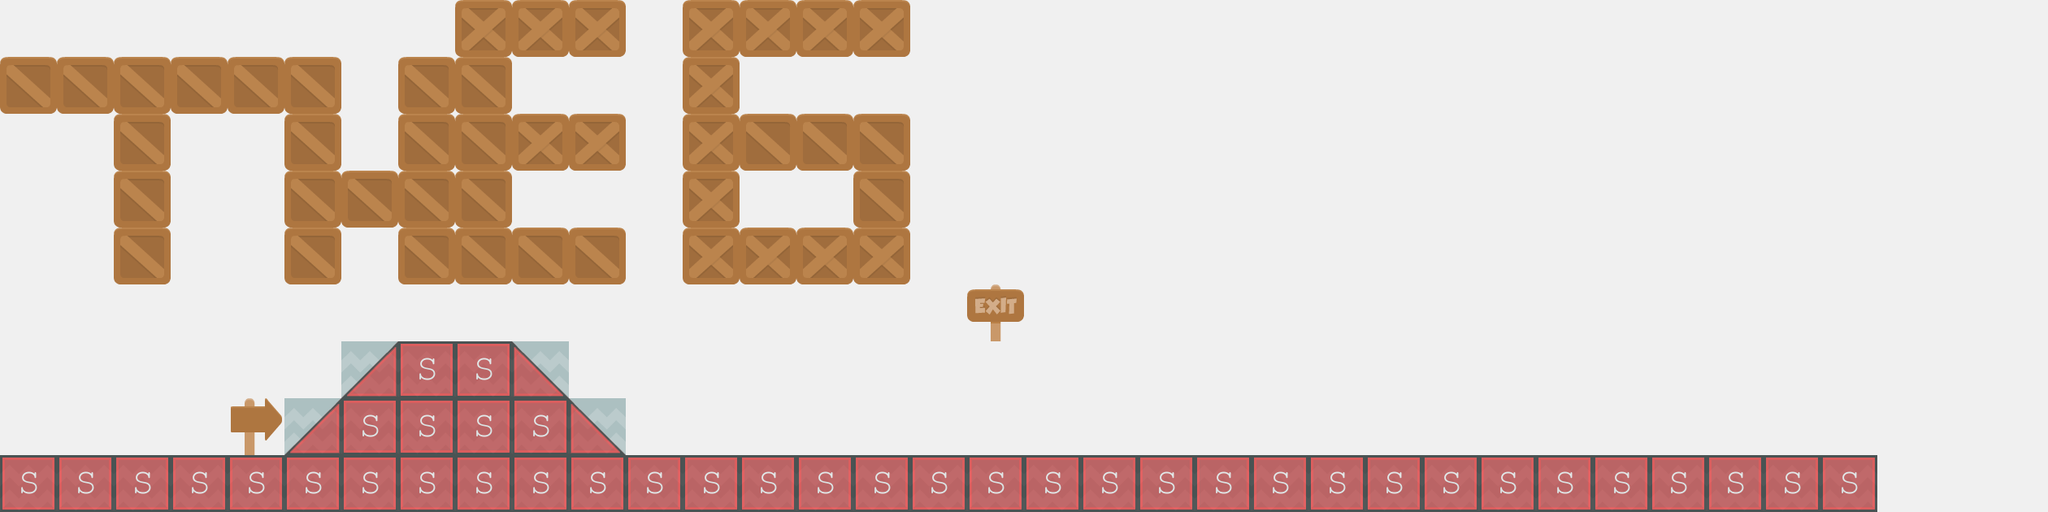

Below is a game level as drawn by its tile map, then a one-line description and the .tmx that defines it (tile-layer data replaced by summaries):
An orthogonal 36x9 tile map with 70x70 px tiles, 2 tile layers (background 1, collision), 2 tilesets and 2 objects (EnemyBase, PlayerBase).

<map version="1.0" orientation="orthogonal" renderorder="right-down" width="36" height="9" tilewidth="70" tileheight="70" backgroundcolor="#f0f0f0">
 <tileset firstgid="1" name="background-tiles" tilewidth="70" tileheight="70">
  <image source="../img/background-tiles.png" width="910" height="910" />
 </tileset>
 <tileset firstgid="170" name="meta-tiles" tilewidth="70" tileheight="70">
  <image source="../img/meta-tiles.png" width="350" height="70" />
  <tile id="1">
   <properties>
    <property name="type" value="lslope" />
   </properties>
  </tile>
  <tile id="3">
   <properties>
    <property name="type" value="rslope" />
   </properties>
  </tile>
  <tile id="4">
   <properties>
    <property name="type" value="solid" />
   </properties>
  </tile>
 </tileset>
 <layer name="background 1" width="36" height="9">
  <data>[324 cells, 88 non-empty, 5 distinct tile ids]</data>
 </layer>
 <layer name="collision" width="36" height="9" opacity="0.57">
  <data>[324 cells, 43 non-empty, 3 distinct tile ids]</data>
 </layer>
 <objectgroup name="BaseEntities">
  <object name="EnemyBase" x="908" y="420" width="70" height="136">
   <properties>
    <property name="EnemyBase" value="" />
   </properties>
  </object>
  <object name="PlayerBase" x="140" y="422" width="70" height="134">
   <properties>
    <property name="PlayerBase" value="" />
   </properties>
  </object>
 </objectgroup>
</map>
